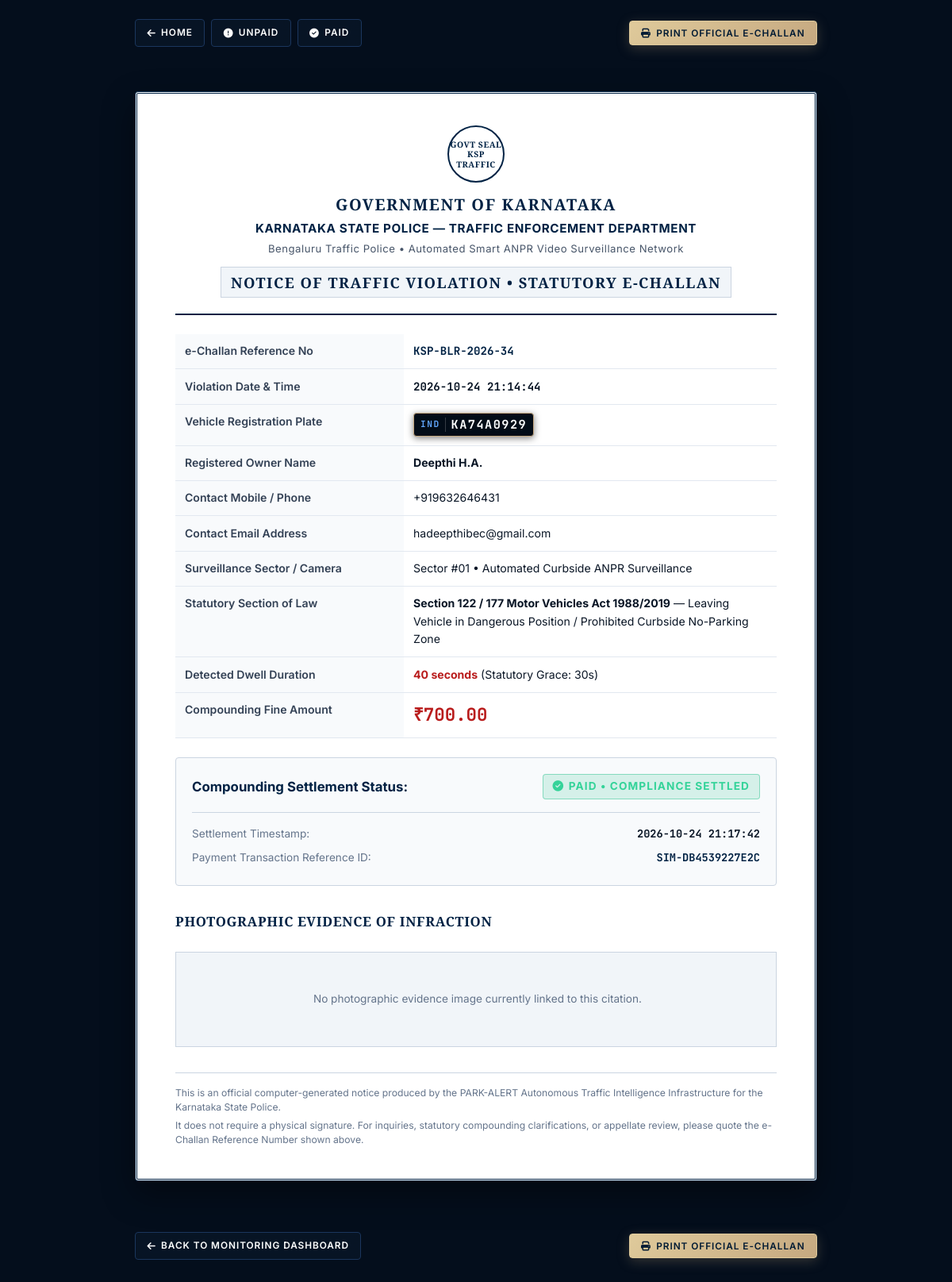
The page /challan/34 on the database its author committed.
### tables this page shows
CREATE TABLE violations (
            violation_id INTEGER PRIMARY KEY AUTOINCREMENT,
            track_id INTEGER,
            plate_number TEXT NOT NULL,
            vehicle_type TEXT DEFAULT 'Vehicle',
            duration_sec INTEGER NOT NULL,
            fine_amount REAL NOT NULL,
            status TEXT DEFAULT 'UNPAID',
            image_path TEXT,
            timestamp DATETIME DEFAULT CURRENT_TIMESTAMP, sms_status TEXT DEFAULT 'pending', sms_sent_at DATETIME, evidence_path TEXT, penalty_notice_sent INTEGER DEFAULT 0, payment_link_id TEXT, paid_at TEXT, razorpay_order_id TEXT, razorpay_order_amount INTEGER, razorpay_payment_id TEXT,
            FOREIGN KEY (plate_number) REFERENCES vehicles (plate_number) ON DELETE CASCADE
        );

CREATE TABLE vehicles (
        vehicle_id INTEGER PRIMARY KEY AUTOINCREMENT,
        plate_number TEXT UNIQUE NOT NULL,
        owner_name TEXT NOT NULL,
        phone_number TEXT,
        email TEXT NOT NULL
    );

### app.py (the view)
@app.route('/challan/<int:violation_id>')
def challan_page(violation_id):
    rows = _query_violation_rows("WHERE vi.violation_id = ?", (violation_id,))
    if not rows:
        abort(404)
    r = rows[0]
    fine = float(r["fine_amount"]) if r["fine_amount"] is not None else BASE_FINE
    email_val = r["email"] if r.get("email") and r["email"] != "N/A" else ""
    c = {
        "violation_id": violation_id,
        "challan_no": f"{CHALLAN_NUMBER_PREFIX}-{violation_id}",
        "timestamp": r["timestamp"] or "",
        "plate_number": r["plate_number"] or "UNKNOWN",
        "owner_name": r["owner_name"] or "Vehicle Owner",
        "phone_number": r["phone_number"] or "",
        "email": email_val,
        "duration_sec": int(r["duration_sec"] or 0),
        "fine_text": f"{fine:,.2f}",
        "status": r["status"] or "UNPAID",
        "paid_at": r["paid_at"] or "",
        "payment_ref": r["razorpay_payment_id"] or "",
        "pay_url": f"/pay_challan/{violation_id}?t={_pay_token(violation_id)}",
        "evidence_url": _evidence_url(r["evidence_path"]),
    }
    return render_template('challan.html', c=c)

### app.py (called while the page is built)
def _evidence_url(evidence_path):
    if not evidence_path:
        return None
    filename = os.path.basename(str(evidence_path))
    if not filename or not os.path.isfile(os.path.join(EVIDENCE_DIR, filename)):
        return None
    return url_for('static', filename=f'evidence/{filename}')

def _pay_token(violation_id) -> str:
    return hmac.new(
        PAY_LINK_SECRET.encode("utf-8"), str(violation_id).encode("utf-8"), hashlib.sha256
    ).hexdigest()[:32]

@app.before_request
def _restrict_public_requests():
    if request.headers.get("X-Forwarded-For") and request.endpoint not in PUBLIC_ENDPOINTS:
        abort(404)

def _vehicles_has_column(column: str) -> bool:
    try:
        with sqlite3.connect(DB_PATH, timeout=30.0) as conn:
            return any(row[1] == column for row in conn.execute("PRAGMA table_info(vehicles)"))
    except Exception:
        return False

### templates/challan.html (shortened to what this page needs)
<!DOCTYPE html>
<html lang="en">
<head>
  <link rel="stylesheet" href="https://cdnjs.cloudflare.com/ajax/libs/font-awesome/6.4.0/css/all.min.css">
  <link rel="stylesheet" href="{{ url_for('static', filename='css/theme.css') }}">
</head>
<body>
  <div class="challan-top-bar no-print">
    <div style="display: flex; align-items: center; gap: 0.5rem; flex-wrap: wrap;">
      <a href="/" class="btn-sm-action btn-sothebys-outline">
        <i class="fa-solid fa-arrow-left me-1"></i>Home
      </a>
      <a href="/unpaid" class="btn-sm-action btn-sothebys-outline">
        <i class="fa-solid fa-circle-exclamation me-1"></i>Unpaid
      </a>
      <a href="/paid" class="btn-sm-action btn-sothebys-outline">
        <i class="fa-solid fa-circle-check me-1"></i>Paid
      </a>
    </div>
    <button type="button" class="btn-sm-action btn-sothebys-gold" onclick="window.print()">
      <i class="fa-solid fa-print me-1"></i>Print Official e-Challan
    </button>
  </div>
  <main class="challan-page-wrapper">
    <article class="challan-luxury-sheet">
      <header class="challan-gov-header">
        <div class="challan-seal-emblem">
          GOVT SEAL<br>KSP TRAFFIC
        </div>
        <h2 class="challan-gov-title">GOVERNMENT OF KARNATAKA</h2>
        <p class="challan-gov-sub" style="font-weight: 700; color: #002244; font-size: 0.95rem;">
          KARNATAKA STATE POLICE &mdash; TRAFFIC ENFORCEMENT DEPARTMENT
        </p>
        <p class="challan-gov-sub">
          Bengaluru Traffic Police &bull; Automated Smart ANPR Video Surveillance Network
        </p>
        <div class="challan-notice-heading">
          NOTICE OF TRAFFIC VIOLATION &bull; STATUTORY E-CHALLAN
        </div>
      </header>
      <table class="challan-details-table">
        <tbody>
          <tr>
            <td>e-Challan Reference No</td>
            <td><strong style="font-family: var(--font-mono); color: #002244;">{{ c.challan_no }}</strong></td>
          </tr>
          <tr>
            <td>Violation Date &amp; Time</td>
            <td><strong style="font-family: var(--font-mono);">{{ c.timestamp or '—' }}</strong></td>
          </tr>
          <tr>
            <td>Vehicle Registration Plate</td>
            <td>
              <span class="sothebys-plate-badge" style="background: #020C17; color: #FFF; padding: 2px 8px; font-size: 0.95rem;">
                <span class="plate-country-code" style="color: #60A5FA;">IND</span>{{ c.plate_number }}
              </span>
            </td>
          </tr>
          <tr>
            <td>Registered Owner Name</td>
            <td><strong>{{ c.owner_name }}</strong></td>
          </tr>
          <tr>
            <td>Contact Mobile / Phone</td>
            <td>{{ c.phone_number or 'Not on record' }}</td>
          </tr>
          <tr>
            <td>Contact Email Address</td>
            <td>{{ c.email or 'Not on record' }}</td>
          </tr>
          <tr>
            <td>Surveillance Sector / Camera</td>
            <td>Sector #01 &bull; Automated Curbside ANPR Surveillance</td>
          </tr>
          <tr>
            <td>Statutory Section of Law</td>
            <td>
              <strong>Section 122 / 177 Motor Vehicles Act 1988/2019</strong> &mdash;
              Leaving Vehicle in Dangerous Position / Prohibited Curbside No-Parking Zone
            </td>
          </tr>
          <tr>
            <td>Detected Dwell Duration</td>
            <td>
              <strong style="color: #B91C1C;">{{ c.duration_sec }} seconds</strong> (Statutory Grace: 30s)
            </td>
          </tr>
          <tr>
            <td>Compounding Fine Amount</td>
            <td>
              <strong style="font-size: 1.4rem; color: #B91C1C; font-family: var(--font-mono);">&#8377;{{ c.fine_text }}</strong>
            </td>
          </tr>
        </tbody>
      </table>
      <section class="challan-status-panel">
        <div style="display: flex; align-items: center; justify-content: space-between; flex-wrap: wrap; gap: 1rem;">
          <span style="font-weight: 700; font-size: 1.05rem; color: #002244;">Compounding Settlement Status:</span>
          {% if c.status == 'PAID' %}
          <span class="status-pill status-pill-paid" style="font-size: 0.85rem; padding: 4px 12px;">
            <i class="fa-solid fa-circle-check me-1"></i>PAID &bull; COMPLIANCE SETTLED
          </span>
          {% else %}
          <span class="status-pill status-pill-unpaid" style="font-size: 0.85rem; padding: 4px 12px;">
            <i class="fa-solid fa-circle-exclamation me-1"></i>UNPAID &bull; PENDING COMPLIANCE
          </span>
          {% endif %}
        </div>
        {% if c.status == 'PAID' %}
        <div style="margin-top: 1rem; padding-top: 0.75rem; border-top: 1px solid #CBD5E1; font-size: 0.85rem;">
          <div style="display: flex; justify-content: space-between; padding: 4px 0;">
            <span style="color: #64748B;">Settlement Timestamp:</span>
            <strong style="font-family: var(--font-mono);">{{ c.paid_at or '—' }}</strong>
          </div>
          <div style="display: flex; justify-content: space-between; padding: 4px 0;">
            <span style="color: #64748B;">Payment Transaction Reference ID:</span>
            <strong style="font-family: var(--font-mono); color: #002244;">{{ c.payment_ref or '—' }}</strong>
          </div>
        </div>
        {% endif %}
      </section>
      <section style="margin-top: 2rem;">
        <h3 style="font-family: var(--font-serif); font-size: 1.05rem; font-weight: 700; color: #002244; text-transform: uppercase; margin-bottom: 0.5rem; letter-spacing: 0.04em;">
          Photographic Evidence of Infraction
        </h3>
        <div class="challan-evidence-frame">
          {% if c.evidence_url %}
          <img src="{{ c.evidence_url }}" alt="Violation Evidence Snapshot">
          <div style="margin-top: 0.5rem; font-family: var(--font-mono); font-size: 0.72rem; color: #475569;">
            SHA-256 INTEGRITY VERIFIED EVIDENCE DOSSIER &bull; CAM-01 OVERHEAD SNAPSHOT
          </div>
          {% else %}
          <div style="padding: 2.5rem 1rem; color: #64748B; font-size: 0.85rem;">
            No photographic evidence image currently linked to this citation.
          </div>
          {% endif %}
        </div>
      </section>
      <footer style="margin-top: 2rem; padding-top: 1rem; border-top: 1px solid #CBD5E1; font-size: 0.76rem; color: #64748B; line-height: 1.5;">
        <p style="margin-bottom: 0.25rem;">
          This is an official computer-generated notice produced by the PARK-ALERT Autonomous Traffic Intelligence Infrastructure for the Karnataka State Police.
        </p>
        <p>
          It does not require a physical signature. For inquiries, statutory compounding clarifications, or appellate review, please quote the e-Challan Reference Number shown above.
        </p>
      </footer>
    </article>
  </main>
  <div class="challan-top-bar no-print" style="margin-bottom: 3rem;">
    <a href="/" class="btn-sm-action btn-sothebys-outline">
      <i class="fa-solid fa-arrow-left me-1"></i>Back to Monitoring Dashboard
    </a>
    <button type="button" class="btn-sm-action btn-sothebys-gold" onclick="window.print()">
      <i class="fa-solid fa-print me-1"></i>Print Official e-Challan
    </button>
  </div>
</body>
</html>

### templates/challan.html (style rules this page uses)
body { background-color: var(--sothebys-canvas); }
.challan-top-bar { max-width: 860px; margin: 1.5rem auto 1rem; display: flex; align-items: center; justify-content: space-between; gap: 1rem; flex-wrap: wrap; }

### rows shown on the page
violations: timestamp "2026-10-24 21:14:44", plate_number "KA74A0929", duration_sec "40", paid_at "2026-10-24 21:17:42", razorpay_payment "SIM-DB4539227E2C"
vehicles: owner_name "Deepthi H.A.", phone_number "+919632646431", email "hadeepthibec@gmail.com"

### other values the page prints
{{ c.challan_no }} "KSP-BLR-2026-34"
{{ c.fine_text }} "700.00"
